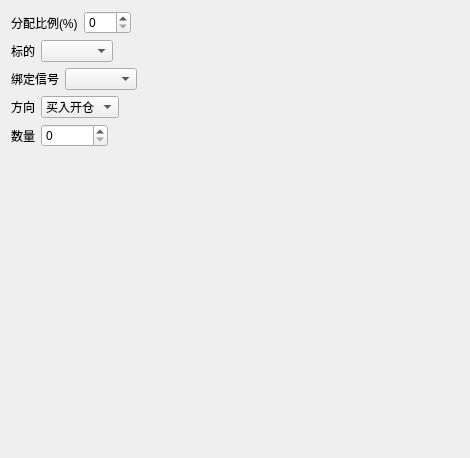
<?xml version="1.0" encoding="UTF-8"?>
<ui version="4.0">
 <class>Form</class>
 <widget class="QWidget" name="Form">
  <property name="geometry">
   <rect>
    <x>0</x>
    <y>0</y>
    <width>470</width>
    <height>458</height>
   </rect>
  </property>
  <property name="windowTitle">
   <string>Form</string>
  </property>
  <property name="windowIcon">
   <iconset>
    <normaloff>../icon/ana.ico</normaloff>../icon/ana.ico</iconset>
  </property>
  <layout class="QVBoxLayout" name="verticalLayout">
   <item>
    <layout class="QHBoxLayout" name="horizontalLayout">
     <item>
      <widget class="QLabel" name="label">
       <property name="text">
        <string>分配比例(%)</string>
       </property>
      </widget>
     </item>
     <item>
      <widget class="QSpinBox" name="ratio">
       <property name="maximum">
        <number>100</number>
       </property>
      </widget>
     </item>
     <item>
      <spacer name="horizontalSpacer">
       <property name="orientation">
        <enum>Qt::Horizontal</enum>
       </property>
       <property name="sizeHint" stdset="0">
        <size>
         <width>428</width>
         <height>20</height>
        </size>
       </property>
      </spacer>
     </item>
    </layout>
   </item>
   <item>
    <layout class="QHBoxLayout" name="horizontalLayout_2">
     <item>
      <widget class="QLabel" name="label_2">
       <property name="text">
        <string>标的</string>
       </property>
      </widget>
     </item>
     <item>
      <widget class="QComboBox" name="underlying_list"/>
     </item>
     <item>
      <spacer name="horizontalSpacer_2">
       <property name="orientation">
        <enum>Qt::Horizontal</enum>
       </property>
       <property name="sizeHint" stdset="0">
        <size>
         <width>428</width>
         <height>20</height>
        </size>
       </property>
      </spacer>
     </item>
    </layout>
   </item>
   <item>
    <layout class="QHBoxLayout" name="horizontalLayout_3">
     <item>
      <widget class="QLabel" name="label_3">
       <property name="text">
        <string>绑定信号</string>
       </property>
      </widget>
     </item>
     <item>
      <widget class="QComboBox" name="signal_list"/>
     </item>
     <item>
      <spacer name="horizontalSpacer_3">
       <property name="orientation">
        <enum>Qt::Horizontal</enum>
       </property>
       <property name="sizeHint" stdset="0">
        <size>
         <width>428</width>
         <height>20</height>
        </size>
       </property>
      </spacer>
     </item>
    </layout>
   </item>
   <item>
    <layout class="QHBoxLayout" name="horizontalLayout_4">
     <item>
      <widget class="QLabel" name="label_4">
       <property name="text">
        <string>方向</string>
       </property>
      </widget>
     </item>
     <item>
      <widget class="QComboBox" name="side">
       <item>
        <property name="text">
         <string>买入开仓</string>
        </property>
       </item>
       <item>
        <property name="text">
         <string>卖出开仓</string>
        </property>
       </item>
      </widget>
     </item>
     <item>
      <spacer name="horizontalSpacer_4">
       <property name="orientation">
        <enum>Qt::Horizontal</enum>
       </property>
       <property name="sizeHint" stdset="0">
        <size>
         <width>428</width>
         <height>20</height>
        </size>
       </property>
      </spacer>
     </item>
    </layout>
   </item>
   <item>
    <layout class="QHBoxLayout" name="horizontalLayout_5">
     <item>
      <widget class="QLabel" name="label_5">
       <property name="text">
        <string>数量</string>
       </property>
      </widget>
     </item>
     <item>
      <widget class="QSpinBox" name="volume">
       <property name="maximum">
        <number>1000000</number>
       </property>
      </widget>
     </item>
     <item>
      <spacer name="horizontalSpacer_5">
       <property name="orientation">
        <enum>Qt::Horizontal</enum>
       </property>
       <property name="sizeHint" stdset="0">
        <size>
         <width>428</width>
         <height>20</height>
        </size>
       </property>
      </spacer>
     </item>
    </layout>
   </item>
   <item>
    <spacer name="verticalSpacer">
     <property name="orientation">
      <enum>Qt::Vertical</enum>
     </property>
     <property name="sizeHint" stdset="0">
      <size>
       <width>20</width>
       <height>319</height>
      </size>
     </property>
    </spacer>
   </item>
  </layout>
 </widget>
 <resources/>
 <connections/>
</ui>
